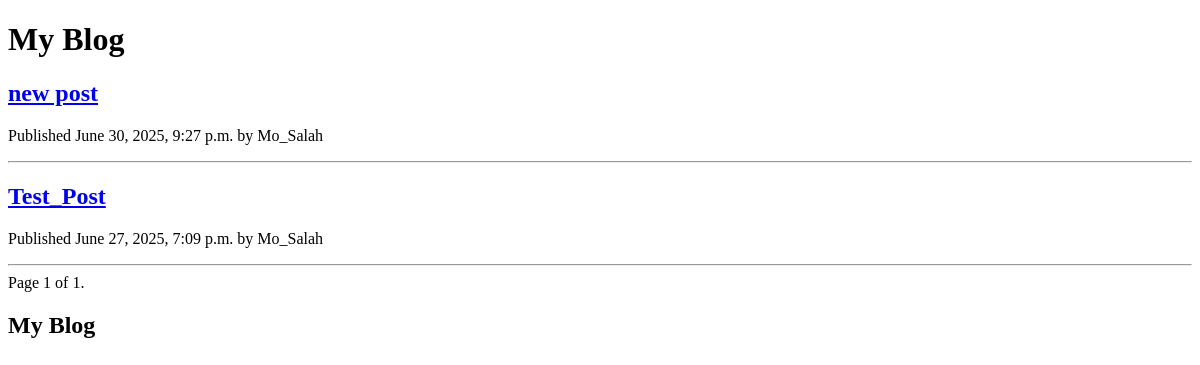
The page /blog/ on the database as committed earlier.
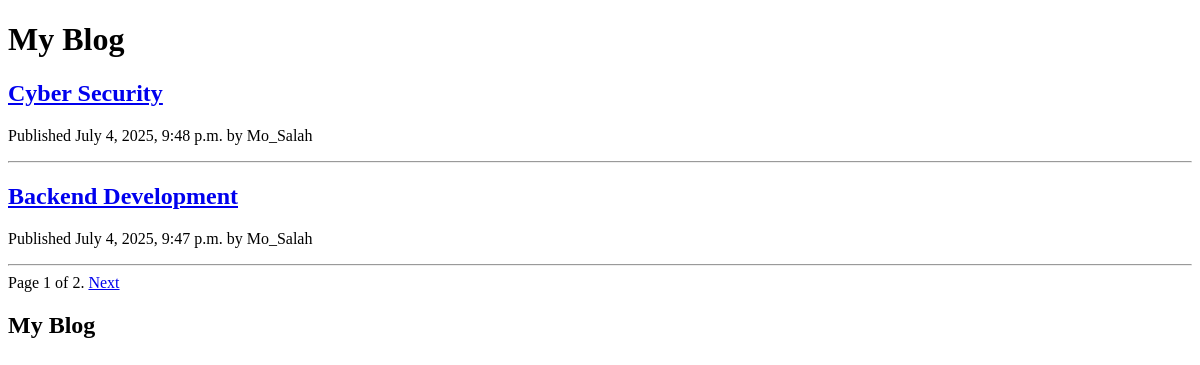
The same page on the database as committed later.
### blog/models.py (models this page shows, shortened)
class Post(models.Model):
    class Status(models.TextChoices):
        DRAFT = 'DF', 'Draft'
        PUBLISHED = 'PB', 'Published'
    title = models.CharField(max_length=200)
    slug = models.SlugField(max_length=200, unique_for_date='publish')
    author = models.ForeignKey(User, on_delete=models.CASCADE, related_name='blog_posts')
    content = models.TextField()
    publish = models.DateTimeField(default=timezone.now)
    created = models.DateTimeField(auto_now_add=True)
    updated = models.DateTimeField(auto_now=True)
    status = models.CharField(max_length=2, choices=Status.choices, default=Status.DRAFT)
    class Meta:
        ordering = ['-publish']
        indexes = [
            models.Index(fields=['-publish']),
        ]
    def get_absolute_url(self):
        return reverse('blog:post_detail', args=[self.publish.year, self.publish.month, self.publish.day, self.slug])

### blog/views.py (the view)
# urls.py: path("", views.PostListView.as_view(), name="post"),
class PostListView(ListView):
    model = Post
    template_name = "blog/post/posts.html"
    context_object_name = "posts"
    paginate_by = 2

### blog/templates/blog/post/posts.html (shortened to what this page needs)
{% extends "blog/base.html" %}
{% block content %}
    <h1>My Blog</h1>
    {% for post in posts %}
        <h2>
        <a href="{{ post.get_absolute_url }}">
        {{ post.title }}
        </a>
        </h2>
        <p class="date">
        Published {{ post.publish }} by {{ post.author }}
        </p>
        <hr />
    {% endfor %}
    {% include "pagination.html" with page=page_obj %}
{% endblock %}

### blog/templates/blog/base.html (shortened to what this page needs)
{% load static %}
<!DOCTYPE html>
<html lang="en">
<head>
  <link href="{% static 'css/style.css' %}" rel="stylesheet">
</head>
<body>
    <div id="content">
      {% block content %}
      {% endblock %}
    </div>
    <div id="sidebar">
      {% block sidebar %}
      <h2>My Blog</h2>
      {% endblock %}
    </div>
  </body>
</html>

### blog/templates/pagination.html (shortened to what this page needs)
<div class="pagination">
    <span class="step-links">
    <span class="current">
        Page {{ page.number }} of {{ page.paginator.num_pages }}.
    </span>
    {% if page.has_next %}
        <a href="?page={{ page.next_page_number }}">Next</a>
    {% endif %}
    </span>
</div>

Rows that differ between the two databases and show on the page:
no longer on this page (row unchanged): Post: title "new post", publish "June 30, 2025, 9:27 p.m.", author "Mo_Salah"
no longer on this page (row unchanged): Post: title "Test_Post", publish "June 27, 2025, 7:09 p.m.", author "Mo_Salah"
added Post: title "Cyber Security", publish "July 4, 2025, 9:48 p.m.", author "Mo_Salah"
added Post: title "Backend Development", publish "July 4, 2025, 9:47 p.m.", author "Mo_Salah"
Other text that changed with them:
{{ page.paginator.num_pages }}: "1" → "2"
text now shown: "Next"
